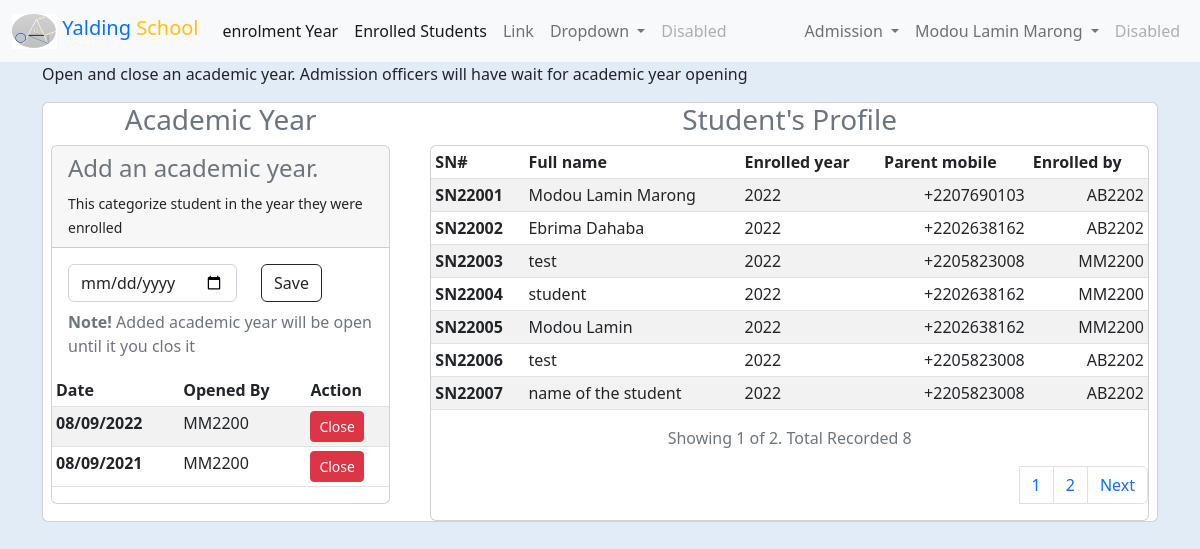
Screenshot of /app/users/admin/admission/academic-year.php (signed in) with the database file from the repository.
### tables this page shows
CREATE TABLE `users` (
  `user_id` int(11) NOT NULL,
  `full_name` varchar(100) NOT NULL,
  `email` varchar(100) DEFAULT NULL,
  `user_name` varchar(150) NOT NULL,
  `password` varchar(200) NOT NULL,
  `user_role` varchar(75) DEFAULT NULL,
  `user_type` tinyint(4) NOT NULL DEFAULT 2,
  `gender` varchar(10) DEFAULT NULL,
  `tele` varchar(50) DEFAULT NULL,
  `mobile` varchar(50) DEFAULT NULL,
  `address` varchar(15) DEFAULT NULL,
  `join_date` timestamp NULL DEFAULT current_timestamp(),
  `last_login` timestamp NULL DEFAULT NULL,
  `change_password` tinyint(4) NOT NULL DEFAULT 0,
  `status` tinyint(4) NOT NULL DEFAULT 0,
  `permission` tinyint(4) NOT NULL DEFAULT 1,
  `deleted` tinyint(4) NOT NULL DEFAULT 0
);

CREATE TABLE `acad_year` (
  `acad_year_id` int(11) NOT NULL,
  `acad_year_inputted_at` timestamp NOT NULL DEFAULT current_timestamp(),
  `acad_year` datetime NOT NULL,
  `close_acad_year` tinyint(4) DEFAULT 0,
  `closed_by` varchar(10) DEFAULT NULL,
  `re_open_by` varchar(10) DEFAULT NULL,
  `acad_year_inputted_by` varchar(10) NOT NULL,
  `acad_year_closed_status` tinyint(4) NOT NULL DEFAULT 0
);

CREATE TABLE `enroll_student` (
  `record_id` int(11) NOT NULL,
  `stud_id` varchar(25) NOT NULL,
  `stud_name` varchar(50) NOT NULL,
  `stud_parent_name` varchar(50) NOT NULL,
  `stud_parent_mobile` varchar(50) NOT NULL,
  `stud_prev_sch` varchar(200) DEFAULT NULL,
  `stud_address` varchar(75) DEFAULT NULL,
  `stud_gender` varchar(50) DEFAULT NULL,
  `stud_place_birth` varchar(100) DEFAULT NULL,
  `stud_date_brith` datetime DEFAULT NULL,
  `health_relate_problem` text DEFAULT NULL,
  `stud_enroll_yr` varchar(50) NOT NULL,
  `enroll_class` varchar(100) DEFAULT NULL,
  `stud_inputted_by` varchar(50) DEFAULT NULL,
  `stud_inputted_at` datetime NOT NULL DEFAULT current_timestamp(),
  `stud_deleted_by` varchar(50) DEFAULT NULL,
  `stud_deleted_at` datetime DEFAULT NULL,
  `stud_prof_photo_url` text DEFAULT NULL,
  `enroll_done` tinyint(4) NOT NULL DEFAULT 0,
  `auth_enroll` tinyint(4) NOT NULL DEFAULT 0,
  `auth_enroll_by` varchar(50) DEFAULT NULL
);

### core/init.php (called while the page is built, shortened)
<?php
$db = mysqli_connect(DB_HOST, DB_USER, DB_PASSWORD, DB);
if (isset($_SESSION['ADMIN_USER_SESSIONS'])) {
    $admin_id = $_SESSION['ADMIN_USER_SESSIONS'];
    $query = $db->query("SELECT * FROM `users` WHERE `user_id` = '{$admin_id}'");
    $user_data = mysqli_fetch_assoc($query);
    $fn = explode(' ', $user_data['full_name']);
    $user_data['first'] = $fn[0];
    $auth_user_role = $user_data['user_role'];
}
include(ROOT . DS . "core" . DS . "head.php");
require_once(ROOT . DS . "core" . DS . "func.php");

### core/func.php (called while the page is built, shortened)
<?php
function day_month($date)
{
    return date("d/m/Y", strtotime($date));
}
function year_format($date)
{
    return date("Y", strtotime($date));
}

### app/users/admin/admission/academic-year.php (the view, shortened to what this page needs)
<?php
require_once $_SERVER['DOCUMENT_ROOT'] . './schoolapp/core/init.php';
include(ROOT . DS . "app" . DS . "components" . DS . "admin_nav.php");
$per_page_record = RECORD_TO_SHOW;
if (isset($_GET["page"])) {
    $page  = $_GET["page"];
} else {
    $page = 1;
}
$start_from = ($page - 1) * $per_page_record;
$enroll_stud_query = $db->query("SELECT * FROM `enroll_student` ORDER BY `stud_id` ASC LIMIT $start_from, $per_page_record");
$acd_year_query = $db->query("SELECT * FROM `acad_year` WHERE `acad_year_closed_status` != 1 ORDER BY `acad_year` DESC LIMIT 15");
?>
<div class="container-fluid mt-3">
    <div class="grid">
        <div class="col">
            <div class="container">
                <h2 class="text-secondary">Academic Calender</h2>
                <p>Open and close an academic year. Admission officers will have wait for academic year opening</p>
            </div>
        </div>
        <section>
            <div class="container">
                <div class="card">
                    <div class="row">
                        <div class="col-md-4">
                            <h3 class="text-center text-secondary">Academic Year</h3>
                            <div class="card ms-2 mx-2">
                                <div class="card-header">
                                    <h4 class="text-secondary">Add an academic year.</h4>
                                    <small>This categorize student in the year they were enrolled</small>
                                </div>
                                <div class="row mt-3 ms-1 mx1">
                                    <div class="col-md-12">
                                        <form class="row" action="academic-year.php?academic_year=1" method="post">
                                            <div class="col">
                                                <div class="mb-2">
                                                    <input type="date" name="acad_year" class="form-control" placeholder="Academic year" />
                                                </div>
                                            </div>
                                            <div class="col">
                                                <div class="mb-2">
                                                    <input type="submit" value="Save" class="btn btn-outline-dark" />
                                                </div>
                                            </div>
                                        </form>
                                        <p class="text-secondary"><strong>Note!</strong> Added academic year will be open until it you clos it</p>
                                    </div>
                                </div>
                                <table class="table table-striped table-sm table-hover">
                                    <thead>
                                        <tr>
                                            <th scope="col">Date</th>
                                            <th scope="col">Opened By</th>
                                            <th scope="col">Action</th>
                                        </tr>
                                    </thead>
                                    <tbody>
                                        <?php while ($acad_year_res = mysqli_fetch_assoc($acd_year_query)) :
                                            $inputted_user_id = $acad_year_res['acad_year_inputted_by'];
                                            $input_by_query = $db->query("SELECT `user_id`, `user_name` FROM `users` WHERE `user_id` = '{$inputted_user_id}'");
                                        ?>
                                            <?php while ($input_by_res = mysqli_fetch_assoc($input_by_query)) : ?>
                                                <tr>
                                                    <th scope="row"><?= day_month($acad_year_res['acad_year']) ?></th>
                                                    <td><?= $input_by_res['user_name'] ?></td>
                                                    <?php if ($acad_year_res['close_acad_year'] == 0) : ?>
                                                        <td><a href="academic-year.php?statusClose=<?= $acad_year_res['acad_year_id'] ?>" class="btn btn-danger btn-sm">Close</a></td>
                                                    <?php else : ?>
                                                        <td><a href="academic-year.php?statusOpen=<?= $acad_year_res['acad_year_id'] ?>" class="btn btn-outline-dark btn-sm">Reopen</a></td>
                                                    <?php endif; ?>
                                                </tr>
                                            <?php endwhile; ?>
                                        <?php endwhile; ?>
                                    </tbody>
                                </table>
                            </div>
                        </div>
                        <div class="col-md-8">
                            <h3 class="text-center text-secondary">Student's Profile</h3>
                            <div class="card mx-2">
                                <table class="table table-striped table-sm table-hover">
                                    <thead>
                                        <tr>
                                            <th scope="col">SN#</th>
                                            <th scope="col">Full name</th>
                                            <th scope="col">Enrolled year</th>
                                            <th scope="col">Parent mobile</th>
                                            <th scope="col">Enrolled by</th>
                                        </tr>
                                    </thead>
                                    <tbody>
                                        <?php while ($enroll_stud = mysqli_fetch_assoc($enroll_stud_query)) : ?>
                                            <tr>
                                                <th scope="row"><?= 'SN' . $enroll_stud['stud_id'] ?></th>
                                                <td><?= $enroll_stud['stud_name'] ?></td>
                                                <td><?= year_format($enroll_stud['stud_enroll_yr']) ?></td>
                                                <td class="text-end"><?= $enroll_stud['stud_parent_mobile'] ?></td>
                                                <td class="text-end"><?= $enroll_stud['stud_inputted_by'] ?></td>
                                            </tr>
                                        <?php endwhile; ?>
                                    </tbody>
                                </table>
                                <?php
                                $enroll_stud_query = $db->query("SELECT COUNT(*) FROM `enroll_student` ORDER BY `stud_id` DESC");
                                $row = mysqli_fetch_row($enroll_stud_query);
                                $total_records = $row[0];
                                $total_pages = ceil($total_records / $per_page_record);
                                ?>
                                <p class="text-secondary text-center">Showing <?= $page ?> of <?= $total_pages ?>. Total Recorded <?= $total_records ?></p>
                                <nav aria-label="Page navigation example p-2">
                                    <ul class="pagination justify-content-end">
                                        <?php for ($i = 1; $i <= $total_pages; $i++) : ?>
                                            <?php if ($i == $page) : ?>
                                                <li class="page-item"><a class="page-link" href="academic-year.php?page=<?= $i ?>"><?= $i ?></a></li>
                                            <?php else : ?>
                                                <li class="page-item"><a class="page-link" href="academic-year.php?page=<?= $i ?>"><?= $i ?></a></li>
                                            <?php endif; ?>
                                        <?php endfor; ?>
                                        <li class="page-item">
                                            <?php if ($page < $total_pages) : ?>
                                                <a class="page-link" href="academic-year.php?page=<?= ($page + 1) ?>">Next</a>
                                            <?php endif; ?>
                                        </li>
                                    </ul>
                                </nav>
                            </div>
                        </div>
                    </div>
                </div>
            </div>
        </section>
    </div>
</div>

### app/components/admin_nav.php (shortened to what this page needs)
<nav class="navbar navbar-expand-lg navbar-light bg-light fixed-top style="background-color: #e3f2fd;">
    <div class="container-fluid">
        <a class="navbar-brand" href="<?= ADMIN_DASHBOARD_URL ?>"><span class="text-primary">
                <img src="<?= PROOT ?>app/photos/afang_logo.png" alt="" width="45" height="35" class="d-inline-block align-text-top">
                Yalding</span> <span class="text-warning">School</span>
        </a>
        <div class="collapse navbar-collapse" id="navbarSupportedContent">
            <ul class="navbar-nav me-auto mb-2 mb-lg-0">
                <li class="nav-item">
                <a class="nav-link active" aria-current="page" href="<?=ENROLL_YEAR?>">enrolment Year</a>
                </li>
                <li class="nav-item">
                <a class="nav-link active" aria-current="page" href="<?=ADMIN_ENROLLED_STUDENTS?>">Enrolled Students</a>
                </li>
                <li class="nav-item">
                    <a class="nav-link" href="#">Link</a>
                </li>
                <li class="nav-item dropdown">
                    <a class="nav-link dropdown-toggle" href="#" id="navbarDropdown" role="button" data-bs-toggle="dropdown" aria-expanded="false">
                        Dropdown
                    </a>
                </li>
                <li class="nav-item">
                    <a class="nav-link disabled" href="#" tabindex="-1" aria-disabled="true">Disabled</a>
                </li>
            </ul>
            <ul class="navbar-nav d-flex">
                <?php if ($auth_user_role == ADMIN_USER) : ?>
                    <li class="nav-item dropdown">
                        <a class="nav-link dropdown-toggle" href="#" id="navbarDropdown" role="button" data-bs-toggle="dropdown" aria-expanded="false">
                            Admission
                        </a>
                    </li>
                <?php endif; ?>
                <?php if ($auth_user_role == ADMIN_USER) : ?>
                    <li class="nav-item dropdown">
                        <a class="nav-link dropdown-toggle" href="#" id="navbarDropdown" role="button" data-bs-toggle="dropdown" aria-expanded="false">
                            <?= $user_data['full_name'] ?>
                        </a>
                    </li>
                <?php endif; ?>
                <li class="nav-item">
                    <a class="nav-link disabled" href="#" tabindex="-1" aria-disabled="true">Disabled</a>
                </li>
            </ul>
        </div>
    </div>
</nav>

### css/main.css (style rules this page uses)
body { background-color: #e2ecf6; }

### rows the page displays
users: full_name "Modou Lamin Marong", user_name "MM2200"
acad_year: acad_year "08/09/2022"
acad_year: acad_year "08/09/2021"
enroll_student: stud "22001", stud_name "Modou Lamin Marong", stud_enroll_yr "2022", stud_parent_mobile "+2207690103", stud_inputted_by "AB2202"
enroll_student: stud "22002", stud_name "Ebrima Dahaba", stud_enroll_yr "2022", stud_parent_mobile "+2202638162", stud_inputted_by "AB2202"
enroll_student: stud "22003", stud_name "test", stud_enroll_yr "2022", stud_parent_mobile "+2205823008", stud_inputted_by "MM2200"
enroll_student: stud "22004", stud_name "student", stud_enroll_yr "2022", stud_parent_mobile "+2202638162", stud_inputted_by "MM2200"
enroll_student: stud "22005", stud_name "Modou Lamin", stud_enroll_yr "2022", stud_parent_mobile "+2202638162", stud_inputted_by "MM2200"
enroll_student: stud "22006", stud_name "test", stud_enroll_yr "2022", stud_parent_mobile "+2205823008", stud_inputted_by "AB2202"
enroll_student: stud "22007", stud_name "name of the student", stud_enroll_yr "2022", stud_parent_mobile "+2205823008", stud_inputted_by "AB2202"

### other values shown
$page "1"
$total_pages "2"
$total_records "8"
